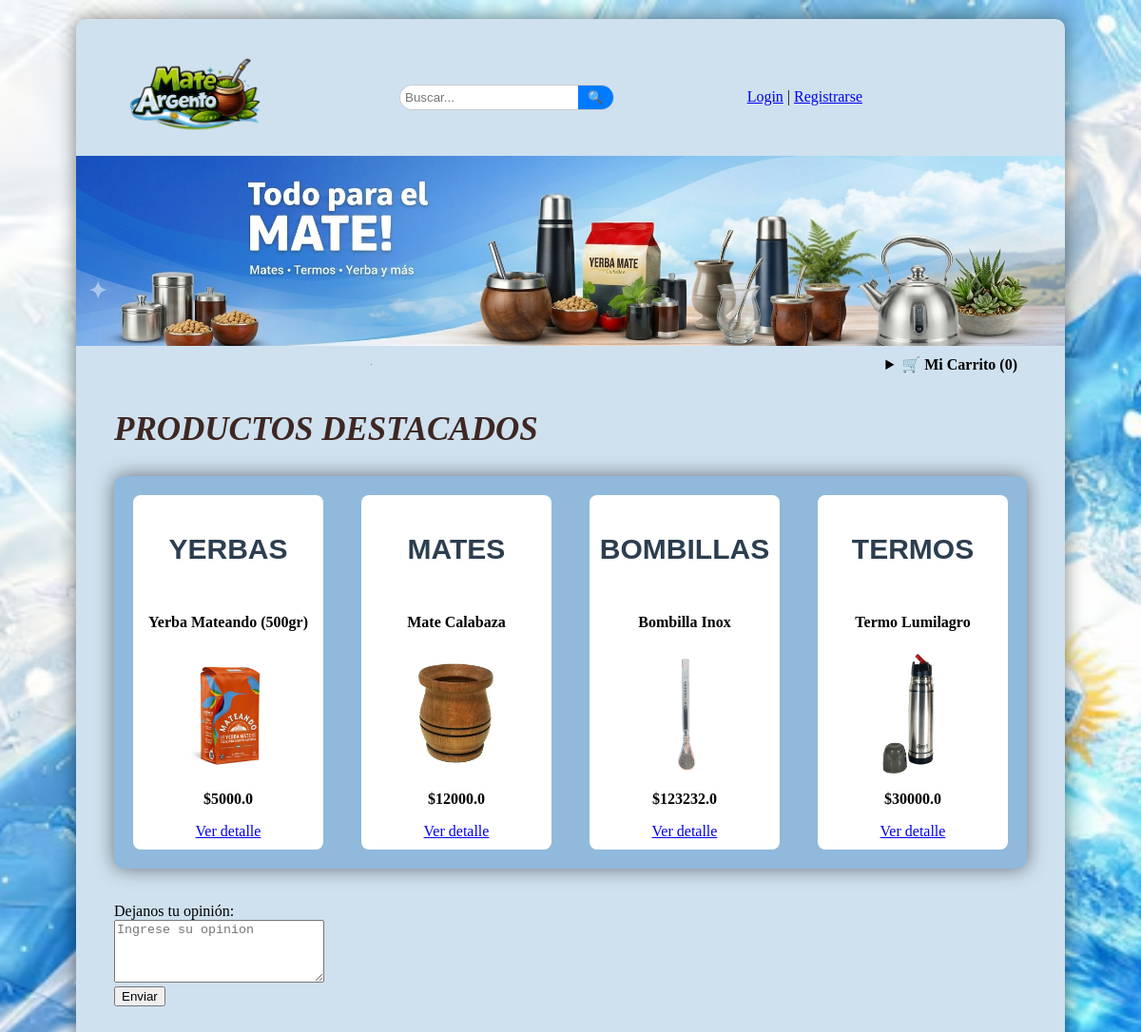
The page / on the database its author committed.
### app.py (models this page shows)
class Producto(db.Model):
    id = db.Column(db.Integer, primary_key=True)
    nombre = db.Column(db.String(100), nullable=False)
    categoria = db.Column(db.String(50))
    precio = db.Column(db.Float, nullable=False) # Float para números con decimales
    descripcion = db.Column(db.Text)
    imagen = db.Column(db.String(100)) # Aquí guardamos el nombre del archivo (ej: "mate.jpg")

### app.py (the view)
@app.route('/')
def inicio():
    productos_db = Producto.query.all()
    return render_template('inicio.html', productos=productos_db)

### templates/inicio.html (shortened to what this page needs)
<!DOCTYPE html>
<html>
<head>
    <link rel="stylesheet" href="{{ url_for('static', filename='estilos.css') }}">
</head>
<body>
<div class="contenedor">
    <header class="bloque-superior">
        <a href="/">
            <img src="{{ url_for('static', filename='img/logof.png') }}" class="logo-personalizado" alt="Mate Argento">
        </a>
        <div class="buscador-corto">
            <input type="text" placeholder="Buscar..." style="border:none; padding:5px; outline:none;">
            <button>🔍</button>
        </div>
        <nav>
            {% if session.get('usuario_nombre') %}
                <span>Hola, <b>{{ session['usuario_nombre'] }}</b></span> |
                {% if session.get('usuario_rol') == 'admin' %}
                    <a href="/admin/nuevo_producto" style="color: red; font-weight: bold;">[ PANEL CARGA ]</a> |
                {% endif %}
                <a href="/logout">Cerrar Sesión</a>
            {% else %}
                <a href="/login">Login</a> |
                <a href="/registro">Registrarse</a>
            {% endif %}
        </nav>
    </header>
    <img src="{{ url_for('static', filename='img/fondo2.png') }}" class="ancho-total">
    <header class="bloque-superior">
        <hr>
        <br>
        <details>
            <summary>🛒 <b>Mi Carrito (0)</b></summary>
        </details>
    </header>
    <h2>Productos destacados</h2>
    <div class="contenedor-padre">
        <div class="tarjeta">
            <a href="/seccion/Yerbas" class="enlace-titulo"><h3>YERBAS</h3></a>
            {% set p = productos | selectattr("categoria", "equalto", "Yerbas") | first %}
            <h4>{{ p.nombre }}</h4>
            <img src="{{ url_for('static', filename='img/' + p.imagen) }}" style="width: 200px;">
            <p><b>${{ p.precio }}</b></p>
            <a href="/detalle/{{ p.id }}">Ver detalle</a>
        </div>
        <div class="tarjeta">
            <a href="/seccion/Mates" class="enlace-titulo"><h3>MATES</h3></a>
            {% set p = productos | selectattr("categoria", "equalto", "Mates") | first %}
            <h4>{{ p.nombre }}</h4>
            <img src="{{ url_for('static', filename='img/' + p.imagen) }}" style="width: 200px;">
            <p><b>${{ p.precio }}</b></p>
            <a href="/detalle/{{ p.id }}">Ver detalle</a>
        </div>
        <div class="tarjeta">
            <a href="/seccion/Bombillas" class="enlace-titulo"><h3>BOMBILLAS</h3></a>
            {% set p = productos | selectattr("categoria", "equalto", "Bombillas") | first %}
            <h4>{{ p.nombre }}</h4>
            <img src="{{ url_for('static', filename='img/' + p.imagen) }}" style="width: 200px;">
            <p><b>${{ p.precio }}</b></p>
            <a href="/detalle/{{ p.id }}">Ver detalle</a>
        </div>
        <div class="tarjeta">
            <a href="/seccion/Termos" class="enlace-titulo"><h3>TERMOS</h3></a>
            {% set p = productos | selectattr("categoria", "equalto", "Termos") | first %}
            <h4>{{ p.nombre }}</h4>
            <img src="{{ url_for('static', filename='img/' + p.imagen) }}" style="width: 200px;">
            <p><b>${{ p.precio }}</b></p>
            <a href="/detalle/{{ p.id }}">Ver detalle</a>
        </div>
    </div>
    <br><br>
    <form>
        <label>Dejanos tu opinión:</label><br>
        <textarea rows="4" cols="25" placeholder="Ingrese su opinion"></textarea>
        <br>
        <button type="button">Enviar</button>
    </form>
    <br>
</div>
</body>
</html>

### static/estilos.css (style rules this page uses)
body { background-color: #ccc; background-image: url('img/fondo.avif'); background-size: cover; background-repeat: no-repeat; background-position: center; margin: 0; padding: 20px; }
.contenedor { width: 1000px; margin: auto; background-color: #CFE1EF; background-size: cover; background-repeat: no-repeat; background-position: center; padding: 20px; border-radius: 10px; box-shadow: 0px 0px 20px rgba(0, 0, 0, 0.5); min-height: 500px; }
.contenedor > * { margin-left: 20px; margin-right: 20px; }
.ancho-total { width: calc(100% + 40px) !important; margin-left: -20px !important; max-width: none !important; display: block; height: 200px; object-fit: cover; }
h2 { font-family: 'Georgia', serif; font-size: 35px; font-style: italic; text-transform: uppercase; color: #3e2723; }
h3 { font-family: Arial, sans-serif; font-size: 30px; }
.bloque-superior { display: flex; align-items: center; gap: 140px; padding: 10px; }
.logo-personalizado { width: 150px; height: auto; }
.tarjeta { background-color: #fff; padding: 10px; border-radius: 8px; width: 200px; text-align: center; display: flex; flex-direction: column; justify-content: space-between; height: 100%; box-sizing: border-box; }
.tarjeta img { width: 100%; height: 130px; object-fit: contain; align-self: center; }
.buscador-corto { display: flex; border-radius: 20px; border: 1px solid #ccc; overflow: hidden; }
.buscador-corto button { background: #007bff; color: white; border: none; padding: 5px 10px; }
.contenedor-padre { display: flex; flex-direction: row; justify-content: space-between; align-items: center; padding: 20px; background-color: #90b9db; border-radius: 10px; box-shadow: 0px 0px 20px rgba(0, 0, 0, 0.5); }
.enlace-titulo { text-decoration: none; color: #2c3e50; }

### rows shown on the page
Producto: nombre "Yerba Mateando (500gr)", imagen (picture), precio "5000.0"
Producto: nombre "Mate Calabaza", imagen (picture), precio "12000.0"
Producto: nombre "Bombilla Inox", imagen (picture), precio "123232.0"
Producto: nombre "Termo Lumilagro", imagen (picture), precio "30000.0"
